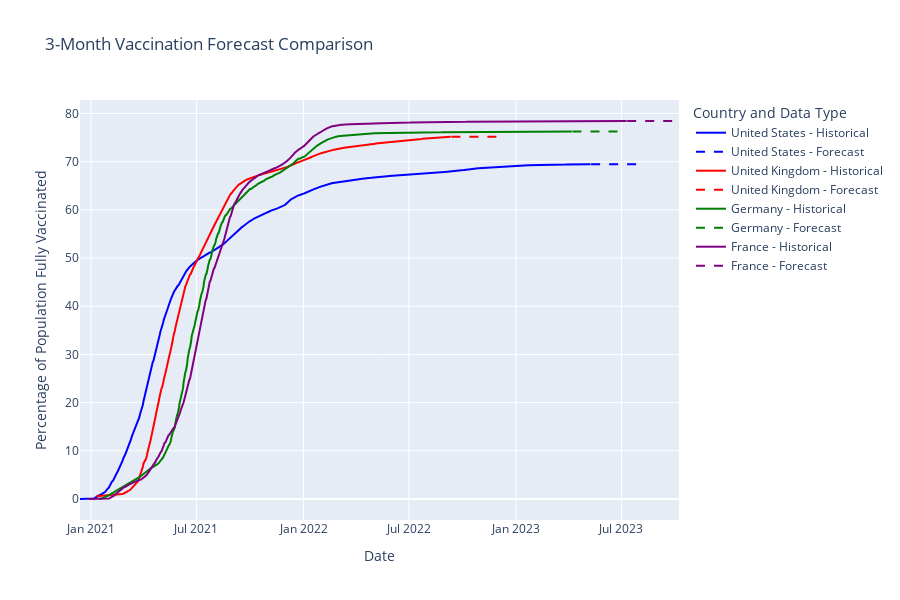

The cell this chart's notebook holds for it:
### Markdown cell above
model analysis and interpretation

### Code cell
# Plot residuals
residuals = model_fit.resid
fig, (ax1, ax2) = plt.subplots(2, 1, figsize=(14, 10))
# Residuals over time
ax1.plot(residuals)
ax1.set_title('Residuals Over Time')
ax1.set_xlabel('Date')
ax1.set_ylabel('Residual Value')
ax1.grid(True)
# Residual distribution
ax2.hist(residuals, bins=20)
ax2.set_title('Residual Distribution')
ax2.set_xlabel('Residual Value')
ax2.set_ylabel('Frequency')
ax2.grid(True)
plt.tight_layout()
plt.show()
# Q-Q plot of residuals
plt.figure(figsize=(10, 6))
from scipy import stats
stats.probplot(residuals, plot=plt)
plt.title('Q-Q Plot of Residuals')
plt.grid(True)
plt.show()
print("\nInterpreting the forecast results:")
# Calculate key metrics from forecast
start_value = ts_data.iloc[-1]
end_value = forecast_series.iloc[-1]
increase = end_value - start_value
percent_increase = (increase / start_value) * 100 if start_value > 0 else 0
print(f"\nCurrent vaccination level ({ts_data.index[-1].strftime('%Y-%m-%d')}): {start_value:.2f}%")
print(f"Forecasted vaccination level after 3 months ({forecast_series.index[-1].strftime('%Y-%m-%d')}): {end_value:.2f}%")
print(f"Projected increase: {increase:.2f} percentage points ({percent_increase:.2f}% relative change)")
# Calculate time to reach important thresholds
thresholds = [70, 80, 90]
forecast_df = pd.DataFrame({'forecast': forecast_series})
for threshold in thresholds:
    if start_value < threshold:
        above_threshold = forecast_df[forecast_df['forecast'] >= threshold]
        if not above_threshold.empty:
            threshold_date = above_threshold.index[0]
            days_to_threshold = (threshold_date - ts_data.index[-1]).days
            print(f"Projected to reach {threshold}% fully vaccinated on {threshold_date.strftime('%Y-%m-%d')} ({days_to_threshold} days)")
        else:
            print(f"Not projected to reach {threshold}% fully vaccinated within the forecast period")
# Create interactive dashboard comparing forecasts for multiple countries
forecast_countries = ['United States', 'United Kingdom', 'Germany', 'France']
forecast_results = {}
# Generate forecasts for selected countries
for country in forecast_countries:
    country_data = df[df['location'] == country].copy()
    if len(country_data) > 30:  # Ensure enough data
        country_data.set_index('date', inplace=True)
        country_data.sort_index(inplace=True) 
        # Get time series and handle missing values
        ts = country_data['people_fully_vaccinated_per_hundred'].fillna(method='ffill').dropna() 
        if len(ts) > 30: 
            # Fit ARIMA model 
            model = ARIMA(ts, order=(1, 1, 1))
            model_fit = model.fit()
            # Generate forecast
            forecast = model_fit.forecast(steps=forecast_horizon)
            forecast_index = pd.date_range(start=ts.index[-1] + pd.Timedelta(days=1), 
                                         periods=forecast_horizon, freq='D')
            # Store results
            forecast_results[country] = {
                'historical': ts,
                'forecast': pd.Series(forecast, index=forecast_index)
            }
# Create comparison dashboard
if forecast_results:
    fig = go.Figure()
    # Add historical and forecast lines for each country
    colors = ['blue', 'red', 'green', 'purple', 'orange']
    for i, (country, data) in enumerate(forecast_results.items()):
        color = colors[i % len(colors)]
        # Historical data
        fig.add_trace(go.Scatter(
            x=data['historical'].index, 
            y=data['historical'].values,
            mode='lines',
            name=f'{country} - Historical',
            line=dict(color=color)
        ))
        # Forecast
        fig.add_trace(go.Scatter(
            x=data['forecast'].index,
            y=data['forecast'].values,
            mode='lines',
            name=f'{country} - Forecast',
            line=dict(color=color, dash='dash')
        ))
    fig.update_layout(
        title='3-Month Vaccination Forecast Comparison',
        xaxis_title='Date',
        yaxis_title='Percentage of Population Fully Vaccinated',
        legend_title='Country and Data Type',
        height=600
    )
    fig.show()
print("\n2. Key Findings from the Forecast:")
print(f"   - {target_country} is projected to reach {end_value:.2f}% full vaccination in three months")
print(f"   - The rate of increase is expected to be {increase/90:.4f} percentage points per day")
print("   - The confidence intervals widen over time, reflecting increasing uncertainty")
